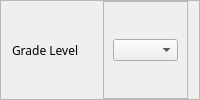
           <widget class="QFrame" name="frame_25">
            <property name="frameShape">
             <enum>QFrame::StyledPanel</enum>
            </property>
            <property name="frameShadow">
             <enum>QFrame::Raised</enum>
            </property>
            <layout class="QHBoxLayout" name="horizontalLayout_26">
             <property name="topMargin">
              <number>0</number>
             </property>
             <property name="bottomMargin">
              <number>0</number>
             </property>
             <item>
              <widget class="QLabel" name="label_13">
               <property name="font">
                <font>
                 <family>Moon</family>
                </font>
               </property>
               <property name="text">
                <string>Grade Level</string>
               </property>
              </widget>
             </item>
             <item>
              <widget class="QFrame" name="frame_26">
               <property name="frameShape">
                <enum>QFrame::StyledPanel</enum>
               </property>
               <property name="frameShadow">
                <enum>QFrame::Raised</enum>
               </property>
               <layout class="QHBoxLayout" name="horizontalLayout_27">
                <item>
                 <widget class="QComboBox" name="gradeLvlLine">
                  <property name="font">
                   <font>
                    <family>Raleway</family>
                    <pointsize>7</pointsize>
                   </font>
                  </property>
                 </widget>
                </item>
               </layout>
              </widget>
             </item>
            </layout>
           </widget>
